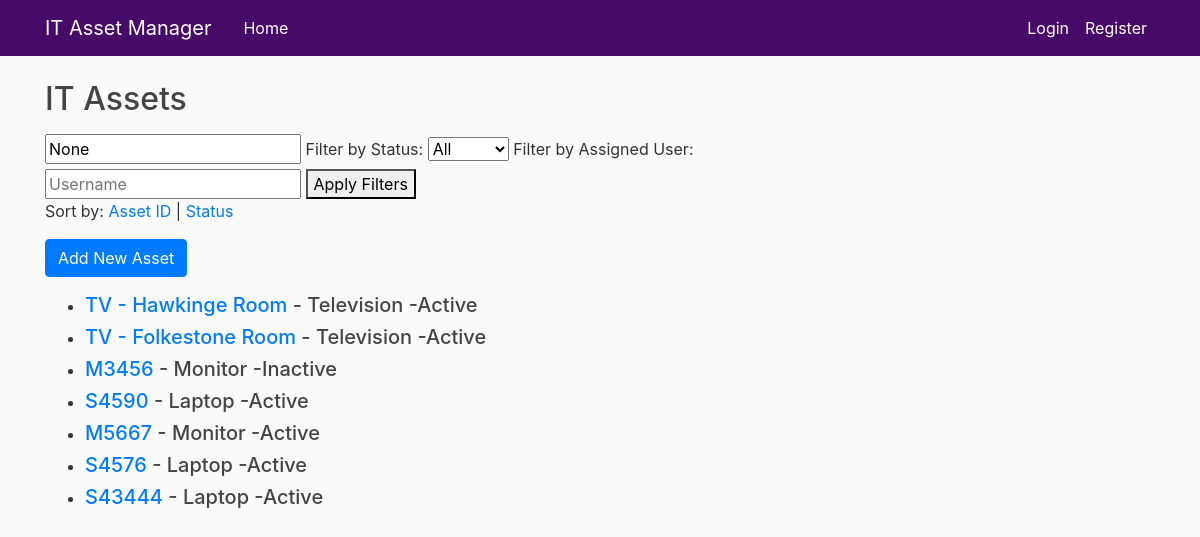
The app's page /assets/ with its own data.
### itassets/models.py (models this page shows, shortened)
class Asset(models.Model):
    asset_id = models.AutoField(primary_key=True)
    asset_name = models.CharField(max_length=50)
    asset_type = models.CharField(max_length=100)
    purchase_date = models.DateField()
    assigned_to = models.ForeignKey('InventoryUser', on_delete=models.SET_NULL, null=True)
    status = models.CharField(max_length=50)

### itassets/views.py (the view)
# urls.py: path("", asset_list, name="asset_list"),
def asset_list(request):
    query = request.GET.get("q")
    sort_by = request.GET.get("sort", "asset_id")
    status_filter = request.GET.get("status", "all") # defaults to all
    assets = Asset.objects.all()  # assets are defined before filtering
    if query:
        assets = assets.filter(asset_name__icontains=query)
    if status_filter == "active":
        assets = assets.filter(status="Active")
    elif status_filter == "Inactive":
        assets = assets.filter(status="Inactive")
    assets = assets.order_by(sort_by)
    return render(request, "itassets/asset_list.html",{
        "assets": assets,
        "query": query,
        "sort_by": sort_by,
        "status_filter": status_filter
    })

### itassets/templates/itassets/asset_list.html (shortened to what this page needs)
{% extends "base.html" %}
{% block content %}
<h2>IT Assets</h2>
<form method="GET">
    <input type="text" name="q" placeholder="Search assets..." value="{{ query }}">
    <label for="status">Filter by Status:</label>
    <select name="status">
        <option value="all" {% if status_filter == "all" %}selected{% endif %}>All</option>
    </select>
    <label for="assigned_to">Filter by Assigned User:</label>
    <input type="text" name="assigned_to" placeholder="Username" value="{{ filter_user }}">
    <button type="submit">Apply Filters</button>
</form>
<p>Sort by:
    <a href="?sort=asset_id">Asset ID</a> |
    <a href="?sort=status">Status</a>
</p>
<a href="{% url 'asset_create' %}" class = "btn btn-primary">Add New Asset</a>
<ul>
    {% for asset in assets %}
        <li><h5><a href="{%url 'asset_detail' asset.pk%}">{{ asset.asset_name }}</a> - {{ asset.asset_type }} -{{ asset.status }}</h5>
        </li>
    {% endfor %}
</ul>
{% endblock %}

### templates/base.html (shortened to what this page needs)
{% load static %}
<!DOCTYPE html>
<html lang="en-uk">
<head>
    <link rel="stylesheet" href=https://cdn.jsdelivr.net/npm/bootstrap@4.0.0/dist/css/bootstrap.min.css>
    <link rel="stylesheet"  href="{% static 'css/styles.css' %}">
</head>
<body>
    <header class="site-header">
        <nav class="navbar navbar-expand-md navbar-dark bg-steel fixed-top">
            <div class="container">
                <a class="navbar-brand mr-4" href="{% url 'home' %}">IT Asset Manager</a>
                <div class="collapse navbar-collapse" id="navbarToggle">
                    <div class="navbar-nav mr-auto">
                        <a class="nav-item nav-link" href="{% url 'home' %}">Home</a>
                    </div>
                    <div class="navbar-nav">
                        {% if user.is_authenticated %}
                            <a class="nav-item nav-link" href="{% url 'profile' %}">Profile</a>
                            <form method="post" action="{% url 'logout' %}">
                                {% csrf_token %}
                                <button type="submit" class=" nav-item nav-link bg-danger ms-2">Logout</button>
                            </form>
                        {% else %}
                            <a class="nav-item nav-link" href="{% url 'login' %}">Login</a>
                            <a class="nav-item nav-link" href="{% url 'register' %}">Register</a>
                        {% endif %}
                    </div>
                </div>
            </div>
        </nav>
    </header>
    <main role="main" class="container">
        <div class="row">
            <div class="col-md-8">
                {% block content %}{% endblock %}
            </div>
        </div>
    </main>
</body>
</html>

### ITAssetManager/static/css/styles.css (style rules this page uses)
body { background-color: #fafafa !important; color: #333333 !important; margin-top: 5rem !important; }
h1, h2, h3, h4, h5, h6 { color: rgb(68,68, 68) !important; }
ul { margin: 0; }
.bg-steel { background-color: #470a68 !important; }
.site-header .navbar-nav .nav-link { color: #ffffff !important; }

### records on screen
Asset: asset_name "TV - Hawkinge Room", asset_type "Television", status "Active"
Asset: asset_name "TV - Folkestone Room", asset_type "Television", status "Active"
Asset: asset_name "M3456", asset_type "Monitor", status "Inactive"
Asset: asset_name "S4590", asset_type "Laptop", status "Active"
Asset: asset_name "M5667", asset_type "Monitor", status "Active"
Asset: asset_name "S4576", asset_type "Laptop", status "Active"
Asset: asset_name "S43444", asset_type "Laptop", status "Active"
